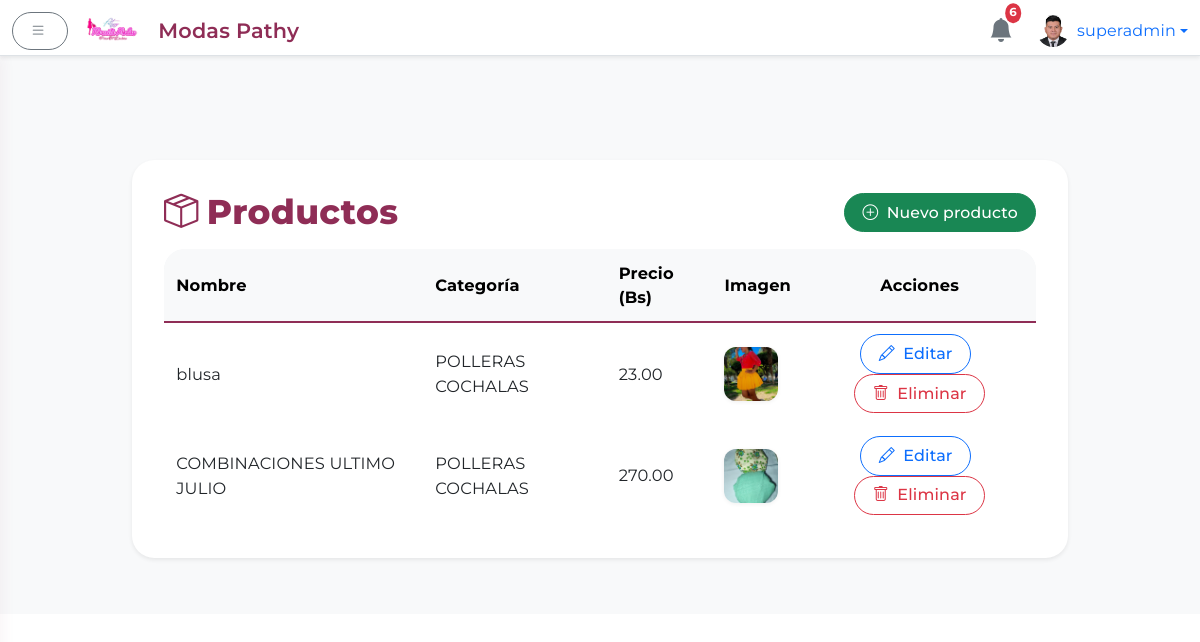
Screenshot of /admin/productos (signed in) with the database file from the repository.
### app.py (models this page shows)
class User(UserMixin, db.Model):
    id = db.Column(db.Integer, primary_key=True)
    username = db.Column(db.String(64), unique=True, nullable=False)
    name = db.Column(db.String(128), nullable=True)
    password = db.Column(db.String(128), nullable=False)
    is_superadmin = db.Column(db.Boolean, default=False)
    profile_image = db.Column(db.String(256), nullable=True)

class Product(db.Model):
    id = db.Column(db.Integer, primary_key=True)
    name = db.Column(db.String(128), nullable=False)
    description = db.Column(db.Text)
    price = db.Column(db.Float, nullable=False)
    category_id = db.Column(db.Integer, db.ForeignKey('category.id'))
    category = db.relationship('Category', backref='products')
    is_new       = db.Column(db.Boolean, default=False)
    is_trending  = db.Column(db.Boolean, default=False)
    is_featured  = db.Column(db.Boolean, default=False)

class Category(db.Model):
    id = db.Column(db.Integer, primary_key=True)
    name = db.Column(db.String(64), unique=True, nullable=False)

class ProductImage(db.Model):
    id = db.Column(db.Integer, primary_key=True)
    filename = db.Column(db.String(256), nullable=False)
    is_main = db.Column(db.Boolean, default=False)
    product_id = db.Column(db.Integer, db.ForeignKey('product.id'))
    product = db.relationship('Product', backref='images')

### app.py (the view)
@app.route('/admin/productos')
@login_required
def admin_productos():
    productos = Product.query.all()
    return render_template('admin/productos.html', productos=productos)

### app.py (called while the page is built)
@app.context_processor
def inject_helpers():
    return dict(slugify=_slugify)

@app.context_processor
def inject_notifications():
    notifications = Notification.query.order_by(Notification.timestamp.desc()).limit(6).all()
    notifs = [
        {'message': n.message, 'timestamp': n.timestamp.strftime('%d/%m %H:%M'), 'admin_name': n.admin_name}
        for n in notifications
    ]
    return dict(notifications=notifs)

@app.context_processor
def inject_theme():
    active = Theme.query.filter_by(is_default=True).first()
    all_themes = Theme.query.order_by(Theme.name).all()
    return {'active_theme': active, 'all_themes': all_themes}

@login.user_loader
def load_user(user_id):
    return db.session.get(User, int(user_id))

@app.context_processor
def inject_public_data():
    categorias = Category.query.order_by(Category.name).all()
    contact = ContactInfo.query.first()
    if contact is None:
        contact = ContactInfo()
        db.session.add(contact)
        db.session.commit()
    return {
        'public_categories': categorias,
        'now': lambda fmt=None: datetime.utcnow().strftime(fmt or '%Y'),
        'contact_info': contact
    }

### templates/admin/productos.html (shortened to what this page needs)
{% extends 'admin/base_admin.html' %}
{% block body_admin %}
<div class="container-fluid" style="max-width: 960px;">
  <div class="card shadow-sm hover-shadow border-0 mb-4">
    <div class="card-body pb-0">
      <div class="d-flex justify-content-between align-items-center mb-3">
        <h2 class="mb-0"><i class="bi bi-box-seam me-2"></i>Productos</h2>
        <a href="{{ url_for('admin_producto_nuevo') }}" class="btn btn-success">
          <i class="bi bi-plus-circle me-1"></i> Nuevo producto
        </a>
      </div>
    </div>
    <div class="card-body pt-0">
      <div class="table-responsive">
        <table class="table align-middle table-hover mb-0">
          <thead class="table-light">
            <tr>
              <th>Nombre</th>
              <th>Categoría</th>
              <th>Precio (Bs)</th>
              <th>Imagen</th>
              <th class="text-center">Acciones</th>
            </tr>
          </thead>
          <tbody>
            {% for p in productos %}
            <tr>
              <td>{{ p.name }}</td>
              <td>{{ p.category.name if p.category else '-' }}</td>
              <td>{{ "%.2f"|format(p.price) }}</td>
              <td>
                {% if p.images %}
                  {% set main_img = (p.images | selectattr('is_main') | list | first) or (p.images | first) %}
                  {% if main_img %}
                    <div style="width: 54px; height: 54px; border-radius: 12px; overflow: hidden; box-shadow: 0 1px 4px #0001; display: flex; align-items: center; justify-content: center;">
                      <img src="{{ url_for('static', filename='uploads/' + main_img.filename.replace('\\', '/')) }}"
                           alt="Imagen principal"
                           style="width: 100%; height: 100%; object-fit: cover; display: block;">
                    </div>
                  {% else %}
                    <span class="text-muted">Sin imagen</span>
                  {% endif %}
                {% else %}
                  <span class="text-muted">Sin imagen</span>
                {% endif %}
              </td>
              <td class="text-center">
                <a href="{{ url_for('admin_producto_editar', id=p.id) }}" class="btn btn-outline-primary btn-sm me-2">
                  <i class="bi bi-pencil"></i> Editar
                </a>
                <form action="{{ url_for('admin_producto_eliminar', id=p.id) }}" method="post" class="d-inline" onsubmit="return confirm('¿Seguro que quieres eliminar este producto?');">
                  <button type="submit" class="btn btn-outline-danger btn-sm">
                    <i class="bi bi-trash"></i> Eliminar
                  </button>
                </form>
              </td>
            </tr>
            {% else %}
            <tr>
              <td colspan="5" class="text-center text-muted">No hay productos registrados aún.</td>
            </tr>
            {% endfor %}
          </tbody>
        </table>
      </div>
    </div>
  </div>
</div>
{% endblock %}

### templates/admin/base_admin.html (shortened to what this page needs)
<!DOCTYPE html>
<html lang="es">
<head>
  <link href="https://cdn.jsdelivr.net/npm/bootstrap@5.3.0/dist/css/bootstrap.min.css" rel="stylesheet"/>
  <link href="https://cdn.jsdelivr.net/npm/bootstrap-icons@1.10.5/font/bootstrap-icons.css" rel="stylesheet"/>
  <link rel="stylesheet" href="https://cdnjs.cloudflare.com/ajax/libs/animate.css/4.1.1/animate.min.css"/>
  <link rel="stylesheet" href="{{ url_for('static', filename='css/admin.css') }}"/>
</head>
<body>
  <div aria-live="polite" aria-atomic="true" class="position-fixed top-0 end-0 p-3" style="z-index: 1055;">
  </div>
  <header class="navbar navbar-light bg-white border-bottom fixed-top shadow-sm">
    <div class="container-fluid">
      <button id="sidebarToggle" class="btn btn-outline-secondary me-3">
        <i class="bi bi-list"></i>
      </button>
      <a href="{{ url_for('admin_dashboard') }}" class="navbar-brand d-flex align-items-center mb-0 h1" style="gap:10px;">
        <img src="{{ url_for('static', filename='images/logo.png') }}" alt="Logo" height="36" class="d-inline-block align-text-top" style="margin-right:8px;">
        <span class="d-none d-md-inline" style="font-size:1.3rem; font-weight:600; color:#8F2D56;">Modas Pathy</span>
      </a>
      <div class="d-flex align-items-center ms-auto">
        <div class="position-relative me-4 dropdown">
          <a href="#" id="notifDropdown" data-bs-toggle="dropdown" aria-expanded="false" class="text-decoration-none">
            <i class="bi bi-bell-fill fs-4 text-secondary"></i>
            <span class="badge bg-danger position-absolute top-0 start-100 translate-middle p-1 rounded-circle">
              {{ notifications|length if notifications else 0 }}
            </span>
          </a>
        </div>
        <div class="dropdown">
          <a href="#" class="d-flex align-items-center text-decoration-none dropdown-toggle" id="dropdownUser" data-bs-toggle="dropdown" aria-expanded="false">
            <img src="{% if current_user.profile_image %}
                        {{ url_for('static', filename='perfiles/' ~ current_user.profile_image) }}
                      {% else %}
                        {{ url_for('static', filename='perfiles/default.png') }}
                      {% endif %}"
                 alt="Avatar" width="32" height="32" class="rounded-circle me-2" style="object-fit:cover;">
            <span>{{ current_user.username }}</span>
          </a>
        </div>
      </div>
    </div>
  </header>
  <div class="d-flex">
<main class="flex-grow-1 bg-light">
  <div class="container-fluid mt-5 pt-4">
    {% block body_admin %}{% endblock %}
  </div>
</main>
</body>
</html>

### static/css/admin.css (style rules this page uses)
:root { --rojo: #D81159; --fucsia: #8F2D56; --accent: #8F2D56; --accent-light: rgba(143,45,86,0.08); --blanco: #FFFFFF; --gris-claro: #f8f9fa; --gris-oscuro: #e3e3e3; --shadow-card: 0 4px 24px rgba(143, 45, 86, 0.09); --shadow-hover: 0 8px 36px rgba(143, 45, 86, 0.18); }
body, .form-label, .btn, .card-title, .navbar-brand, .nav-link { font-family: 'Montserrat', sans-serif; letter-spacing: 0.01em; }
body { margin-top: 56px; background: linear-gradient(145deg, var(--blanco) 60%, var(--gris-claro) 100%); }
header.navbar { height: 56px; z-index: 1000; box-shadow: 0 4px 18px rgba(143, 45, 86, 0.07); }
main { transition: margin-left 0.3s cubic-bezier(.87,-.41,.19,1.44); margin-left: 0; padding: 2rem; }
.card, .card.hover-shadow { border-radius: 1.4rem !important; border: none; box-shadow: var(--shadow-card); background: var(--blanco); transition: box-shadow 0.22s cubic-bezier(.87,-.41,.19,1.44), transform 0.19s; }
h2 { font-size: 2.15rem; color: var(--fucsia); margin-bottom: 1.5rem; letter-spacing: 0.01em; font-weight: 800; }
.badge { font-size: 0.73rem; padding: 0.45em 0.72em; }
.table { background: var(--blanco); border-radius: 1rem; overflow: hidden; }
.table thead { background: var(--gris-claro); color: var(--fucsia); font-weight: 600; border-bottom: 2.5px solid var(--accent); }
.table th, .table td { vertical-align: middle; border: none; font-size: 1.02em; padding: 0.7em 0.75em; }
.btn { font-size: 0.98em; border-radius: 2em !important; font-weight: 500; padding: 0.42em 1.1em; letter-spacing: 0.01em; box-shadow: none; transition: background 0.15s, color 0.15s, box-shadow 0.15s; }
.btn-outline-secondary, .btn-outline-danger { border-width: 1.4px; }
.btn i { margin-right: 4px; }
.card-body { padding: 2rem; }
.table-responsive { border-radius: 1.3rem; }

### rows the page displays
User: profile_image (picture), username "superadmin"
Product: name "blusa", category "POLLERAS COCHALAS", price "23.00", filename (picture)
Product: name "COMBINACIONES ULTIMO JULIO", category "POLLERAS COCHALAS", price "270.00", filename (picture)

### other values shown
{{ notifications|length if notifications else 0 }} "6"
